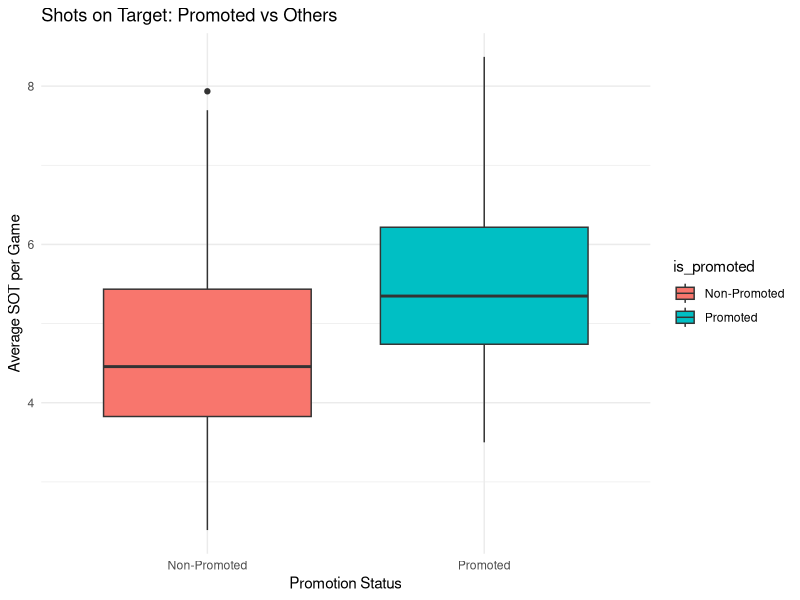
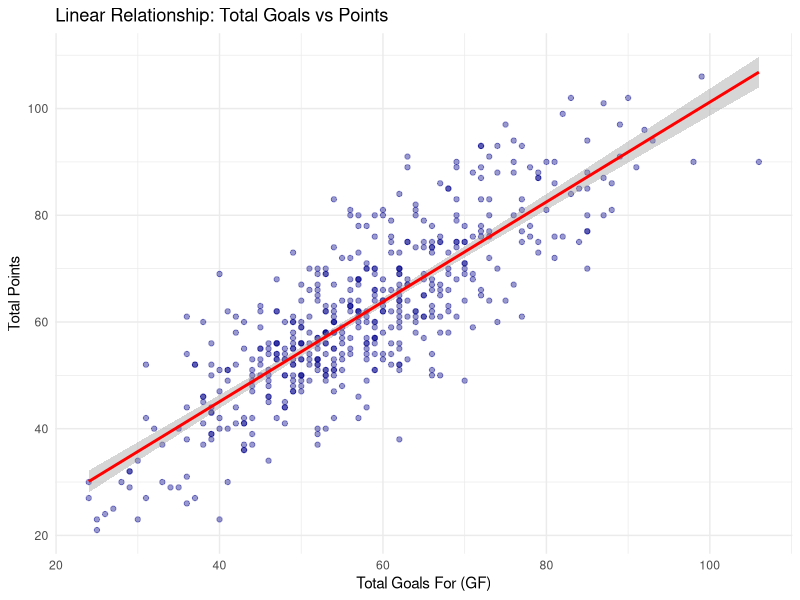

R code for these plots, in order:
# R code for Statistical Visualization
library(tidyverse)

# Load the processed dataset
df <- read.csv("efl_promotion_teams - seasonal_stats.csv")

# 1. Compare Shots on Target (SOT) distribution: Promoted vs. Non-Promoted
# Define 'Promoted' as teams finishing in the top 3
df$is_promoted <- ifelse(df$team_rank <= 3, "Promoted", "Non-Promoted")

ggplot(df, aes(x=is_promoted, y=Avg_SOT, fill=is_promoted)) +
  geom_boxplot() +
  theme_minimal() +
  labs(title="Shots on Target: Promoted vs Others", 
       x="Promotion Status", 
       y="Average SOT per Game")

# 2. Correlation between Total Goals and Total Points with Regression Line
ggplot(df, aes(x=Total_GF, y=Total_Points)) +
  geom_point(alpha=0.4, color="darkblue") +
  geom_smooth(method="lm", color="red") + # Add linear regression line
  theme_minimal() +
  labs(title="Linear Relationship: Total Goals vs Points", 
       x="Total Goals For (GF)", 
       y="Total Points")
